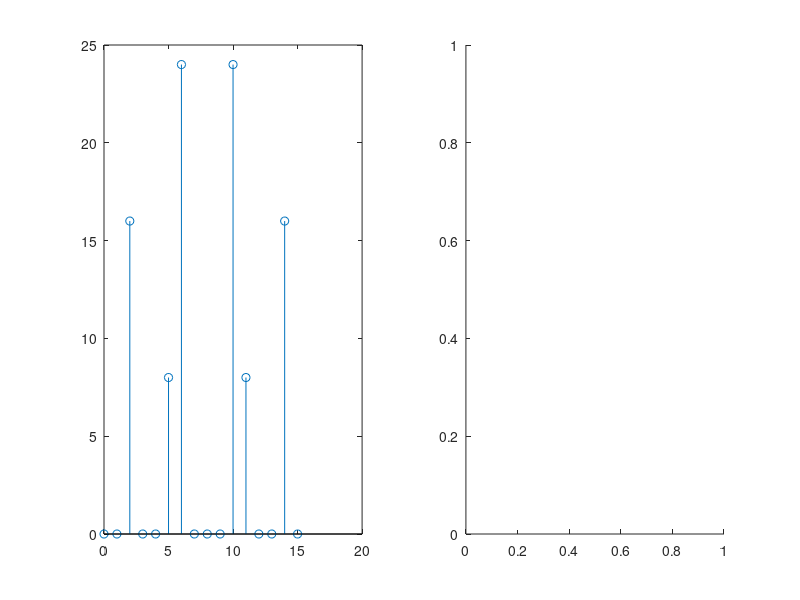

Here is the MATLAB script that generated this plot: (Note: this script raises an error after producing the figure.)
N = 16;
n = 0:N-1;
x = 2*sin(pi/4*n)+sin(5*pi/8*n)+3*sin(3*pi/4*n);
%% DFT
subplot(1,2,1);
X_DFT = x * (exp(-1j * 2*pi / N)).^(n' * n);
stem(n,abs(X_DFT))
%% FFT
subplot(1,2,2);
X_FFT=FFT(x,N,1);
abs(X_FFT)
stem(n,abs(X_FFT));
function X=FFT(a,n,inv)
    tot = 1;
    while tot < n
        tot=tot*2;
    end
    if(n==1)
        X=[a(1)];
    else
        n=tot;
        eve = zeros((n)/2);
        odd = zeros((n)/2);
        for i = 1:2:n
            eve((i+1)/2)=a(i+1);
            odd((i+1)/2)=a(i);
        end
        evefft=FFT(eve,n/2,inv);
        oddfft=FFT(odd,n/2,inv);
        w=exp(inv*j*2*pi/n);
        for i = 1:1:(n+1)/2
            X(i)=evefft(i)+w^i*oddfft(i);
            X((i+floor((n+1)/2))) = evefft(i)-w^i*oddfft(i);
        end
    end
end